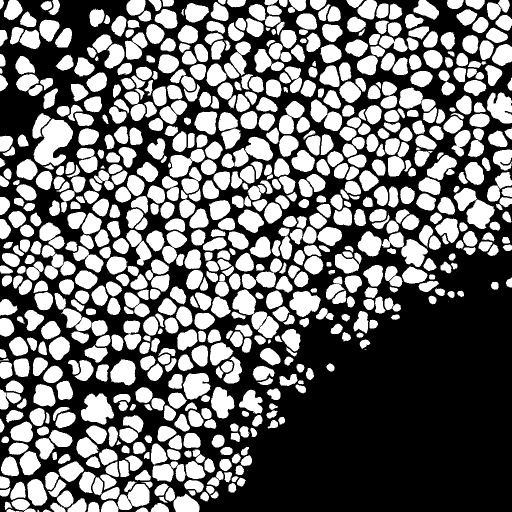
#> input picture test-samples/ccitt_mh_strip_1_ref.tif, 1024 x 1024 px, given in place of nl_01_depth.tif, which was not available (shown at 1/2 size)
$ python generate-tiff-codec-matrix.py
#> lines starting #> are read from the running program, lines starting #| are printed output that depends on the picture; after the words box and inside, x2 and y2 are one past the last pixel; in counts of white or black regions, pixels touching at a corner belong together; pictures that were not available may be replaced by others from this repository, and a replacement may not be noted
#> in main, `depth = tifffile.imread(args.depth)`: depth: shape (1024, 1024); 43.8% white; 793 white regions (14 under 20 px), largest, box (x1, y1, x2, y2) and area: (67, 237, 146, 332) 4523, (162, 787, 228, 849) 2805, (974, 185, 1024, 247) 2258
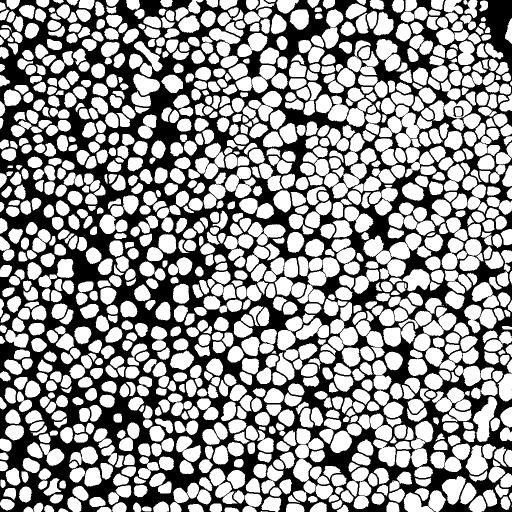
#> input picture test-samples/ccitt_mh_strip_2.tif, 1024 x 1024 px, given in place of IMG_0272.jpeg, which was not available (shown at 1/2 size)
#> in main, `rgb = np.asarray(Image.open(args.photo).convert('RGB'))`: rgb: shape (1024, 1024, 3); 58% white; 11 black regions (8 under 20 px), largest, box (x1, y1, x2, y2) and area: (0, 0, 1024, 1024) 440214, (907, 212, 927, 234) 170, (933, 0, 940, 6) 23
#| depth (1024, 1024) uint8; photo (1024, 1024, 3) uint8
#!/usr/bin/env python3
"""Generate a broad, reproducible TIFF codec/tag corpus from two real images.

Uses tifffile/imagecodecs for the core matrix, then libtiff, ImageMagick, and
FFmpeg for independently encoded and less-common TIFF organizations.
"""

from __future__ import annotations

import argparse
import hashlib
import json
import shutil
import subprocess
from datetime import datetime, timezone
from pathlib import Path
from typing import Any

import numpy as np
import tifffile
from PIL import Image


DEFAULT_DEPTH = Path('/Users/florian/Projects/cursor/test_data/benchmark/nl_01_depth.tif')
DEFAULT_PHOTO = Path('/Users/florian/Projects/cursor/test_data/images/IMG_0272.jpeg')
DEFAULT_OUTPUT = Path('/Users/florian/Projects/cursor/test_data/tiff-codec-tag-matrix')


def cli() -> argparse.Namespace:
    parser = argparse.ArgumentParser(description=__doc__)
    parser.add_argument('--depth', type=Path, default=DEFAULT_DEPTH)
    parser.add_argument('--photo', type=Path, default=DEFAULT_PHOTO)
    parser.add_argument('--output', type=Path, default=DEFAULT_OUTPUT)
    return parser.parse_args()


class Matrix:
    def __init__(self, output: Path) -> None:
        self.output = output
        self.records: list[dict[str, Any]] = []
        self.failures: list[dict[str, str]] = []

    def _record_failure(self, name: str, encoder: str, error: BaseException | str) -> None:
        message = str(error).strip()
        self.failures.append({'name': name, 'encoder': encoder, 'error': message[-2000:]})
        print(f'  SKIP {name}: {message.splitlines()[-1]}')

    def write(self, name: str, data: np.ndarray, *, encoder: str = 'tifffile', **kwargs: Any) -> Path | None:
        path = self.output / name
        try:
            tifffile.imwrite(path, data, **kwargs)
            self.records.append({'name': name, 'encoder': encoder})
            print(f'  wrote {name}')
            return path
        except Exception as error:
            path.unlink(missing_ok=True)
            self._record_failure(name, encoder, error)
            return None

    def command(self, name: str, encoder: str, command: list[str]) -> Path | None:
        path = self.output / name
        try:
            subprocess.run(command, check=True, stdout=subprocess.PIPE, stderr=subprocess.PIPE, text=True)
            if not path.exists() or path.stat().st_size == 0:
                raise RuntimeError('encoder produced no output')
            self.records.append({'name': name, 'encoder': encoder})
            print(f'  wrote {name}')
            return path
        except Exception as error:
            path.unlink(missing_ok=True)
            if isinstance(error, subprocess.CalledProcessError):
                error = error.stderr or error.stdout or error
            self._record_failure(name, encoder, error)
            return None


def orientation_tag(value: int) -> list[tuple[int, str, int, int, bool]]:
    return [(274, 'H', 1, value, False)]


def orientation_storage(data: np.ndarray, value: int) -> np.ndarray:
    """Store the inverse transform so an Orientation-aware viewer shows `data`."""
#> called with value = 3
    transforms = {
        1: lambda a: a,
        2: np.fliplr,
        3: lambda a: np.rot90(a, 2),
        4: np.flipud,
        5: lambda a: np.swapaxes(a, 0, 1),
        6: lambda a: np.rot90(a, 1),
        7: lambda a: np.flipud(np.fliplr(np.swapaxes(a, 0, 1))),
        8: lambda a: np.rot90(a, -1),
    }
    return np.ascontiguousarray(transforms[value](data))
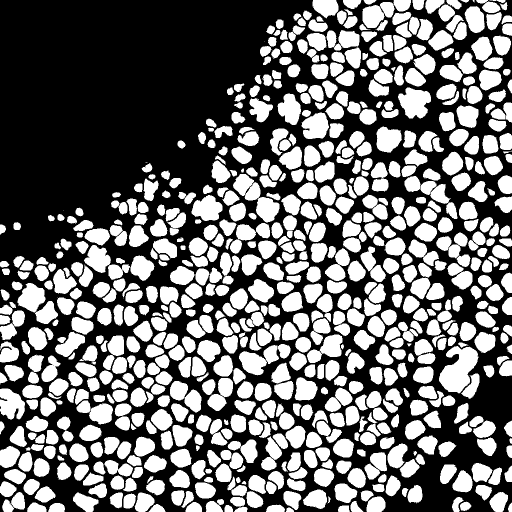
#> returned value: shape (1024, 1024) (shown at 1/2 size); 43.8% white; 793 white regions (14 under 20 px), largest, box (x1, y1, x2, y2) and area: (878, 692, 957, 787) 4523, (796, 175, 862, 237) 2805, (0, 777, 50, 839) 2258


def geotiff_tags() -> list[tuple[int, str, int, Any, bool]]:
    return [
        (33550, 'd', 3, (0.25, 0.25, 0.0), False),
        (33922, 'd', 6, (0.0, 0.0, 0.0, 500000.0, 5400000.0, 0.0), False),
        (34735, 'H', 16, (1, 1, 0, 3, 1024, 0, 1, 1, 1025, 0, 1, 1, 3072, 0, 1, 32632), False),
        (34737, 's', 8, 'WGS 84|', False),
    ]


def generate_tifffile(matrix: Matrix, depth: np.ndarray, rgb: np.ndarray) -> None:
    print('tifffile/imagecodecs variants')
    depth_common = dict(photometric='minisblack', metadata=None)
    matrix.write('depth_f32_none_one_strip.tif', depth, rowsperstrip=depth.shape[0], **depth_common)
    matrix.write('depth_f32_none_rows16.tif', depth, rowsperstrip=16, **depth_common)
    matrix.write('depth_f32_deflate_pred1_rows64.tif', depth, compression='deflate', predictor=1, rowsperstrip=64, **depth_common)
    matrix.write('depth_f32_deflate_pred3_rows12.tif', depth, compression='deflate', predictor=3, rowsperstrip=12, **depth_common)
    matrix.write('depth_f32_deflate_pred3_tile256.tif', depth, compression='deflate', predictor=3, tile=(256, 256), **depth_common)
    matrix.write('depth_f32_lzw_pred1_rows64.tif', depth, compression='lzw', predictor=1, rowsperstrip=64, **depth_common)
    matrix.write('depth_f32_lzw_pred3_rows16.tif', depth, compression='lzw', predictor=3, rowsperstrip=16, **depth_common)
    matrix.write('depth_f32_lzw_pred3_tile256.tif', depth, compression='lzw', predictor=3, tile=(256, 256), **depth_common)
    matrix.write('depth_f32_packbits_rows32.tif', depth, compression='packbits', rowsperstrip=32, **depth_common)
    matrix.write('depth_f32_zstd_pred1_rows64.tif', depth, compression='zstd', predictor=1, compressionargs={'level': 7}, rowsperstrip=64, **depth_common)
    matrix.write('depth_f32_zstd_pred3_tile256.tif', depth, compression='zstd', predictor=3, compressionargs={'level': 7}, tile=(256, 256), **depth_common)
    matrix.write('depth_f32_lzma_pred3_rows32.tif', depth, compression='lzma', predictor=3, compressionargs={'level': 6}, rowsperstrip=32, **depth_common)
    matrix.write('depth_f32_deflate_pred3_big_endian.tif', depth, compression='deflate', predictor=3, byteorder='>', rowsperstrip=32, **depth_common)
    matrix.write('depth_f32_deflate_pred3_bigtiff.tif', depth, compression='deflate', predictor=3, bigtiff=True, rowsperstrip=32, **depth_common)
    matrix.write('depth_f32_orientation_bottomright.tif', orientation_storage(depth, 3), compression='deflate', predictor=3, rowsperstrip=32, extratags=orientation_tag(3), **depth_common)
    matrix.write('depth_f32_orientation_righttop.tif', orientation_storage(depth, 6), compression='deflate', predictor=3, rowsperstrip=32, extratags=orientation_tag(6), **depth_common)
#> call 2 of orientation_storage, with value = 6
#> in orientation_storage (call 2), `return np.ascontiguousarray(transforms[value](data))`:
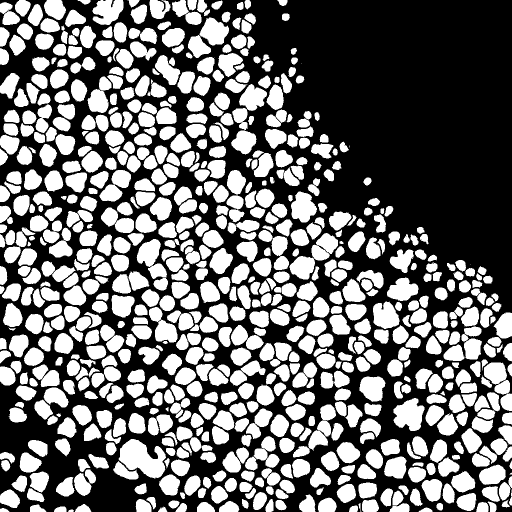
#> returned value: shape (1024, 1024) (shown at 1/2 size); 43.8% white; 793 white regions (14 under 20 px), largest, box (x1, y1, x2, y2) and area: (237, 878, 332, 957) 4523, (787, 796, 849, 862) 2805, (185, 0, 247, 50) 2258
    matrix.write('depth_f32_geotiff_tags.tif', depth, compression='deflate', predictor=3, rowsperstrip=32, extratags=geotiff_tags(), **depth_common)
    matrix.write('depth_f16_deflate_pred3.tif', depth.astype(np.float16), compression='deflate', predictor=3, rowsperstrip=32, **depth_common)
    finite = np.nan_to_num(depth, nan=0.0, posinf=0.0, neginf=0.0)
    lo, hi = np.percentile(finite, (0.1, 99.9))
#> lo = 0; hi = 255
    normalized = np.clip((finite - lo) / max(float(hi - lo), 1e-12), 0, 1)
    matrix.write('depth_u16_deflate_pred2.tif', np.round(normalized * 65535).astype(np.uint16), compression='deflate', predictor=2, rowsperstrip=32, **depth_common)
    matrix.write('depth_i16_deflate_pred2.tif', np.round((normalized - 0.5) * 65534).astype(np.int16), compression='deflate', predictor=2, rowsperstrip=32, **depth_common)
    matrix.write('depth_f64_zstd_pred3.tif', depth.astype(np.float64), compression='zstd', predictor=3, compressionargs={'level': 5}, rowsperstrip=16, **depth_common)
    matrix.write('depth_ome_f32_deflate.tif', depth, compression='deflate', predictor=3, ome=True, metadata={'axes': 'YX'})
    matrix.write('depth_multipage_f32_deflate.tif', np.stack((depth, np.flipud(depth))), compression='deflate', predictor=3, metadata={'axes': 'QYX'})

    rgb_common = dict(photometric='rgb', metadata=None)
    matrix.write('photo_rgb8_none_one_strip.tif', rgb, rowsperstrip=rgb.shape[0], **rgb_common)
    matrix.write('photo_rgb8_none_rows16.tif', rgb, rowsperstrip=16, **rgb_common)
    matrix.write('photo_rgb8_none_tile256.tif', rgb, tile=(256, 256), **rgb_common)
    matrix.write('photo_rgb8_deflate_pred1_rows64.tif', rgb, compression='deflate', predictor=1, rowsperstrip=64, **rgb_common)
    matrix.write('photo_rgb8_deflate_pred2_rows32.tif', rgb, compression='deflate', predictor=2, rowsperstrip=32, **rgb_common)
    matrix.write('photo_rgb8_deflate_pred2_tile128.tif', rgb, compression='deflate', predictor=2, tile=(128, 128), **rgb_common)
    matrix.write('photo_rgb8_lzw_pred1_rows64.tif', rgb, compression='lzw', predictor=1, rowsperstrip=64, **rgb_common)
    matrix.write('photo_rgb8_lzw_pred2_rows32.tif', rgb, compression='lzw', predictor=2, rowsperstrip=32, **rgb_common)
    matrix.write('photo_rgb8_lzw_pred2_tile256.tif', rgb, compression='lzw', predictor=2, tile=(256, 256), **rgb_common)
    matrix.write('photo_rgb8_packbits_rows32.tif', rgb, compression='packbits', rowsperstrip=32, **rgb_common)
    matrix.write('photo_rgb8_packbits_tile256.tif', rgb, compression='packbits', tile=(256, 256), **rgb_common)
    matrix.write('photo_rgb8_zstd_pred2_rows32.tif', rgb, compression='zstd', predictor=2, compressionargs={'level': 7}, rowsperstrip=32, **rgb_common)
    matrix.write('photo_rgb8_lzma_pred2_rows32.tif', rgb, compression='lzma', predictor=2, compressionargs={'level': 6}, rowsperstrip=32, **rgb_common)
    matrix.write('photo_rgb8_deflate_pred2_big_endian.tif', rgb, compression='deflate', predictor=2, byteorder='>', rowsperstrip=32, **rgb_common)
    matrix.write('photo_rgb8_lzw_pred2_bigtiff.tif', rgb, compression='lzw', predictor=2, bigtiff=True, rowsperstrip=32, **rgb_common)
    matrix.write('photo_rgb8_planar_separate_deflate.tif', np.moveaxis(rgb, -1, 0), compression='deflate', predictor=2, planarconfig='separate', photometric='rgb', metadata=None)
    matrix.write('photo_rgb8_orientation_topleft.tif', rgb, compression='deflate', predictor=2, extratags=orientation_tag(1), **rgb_common)
    matrix.write('photo_rgb8_orientation_topright.tif', orientation_storage(rgb, 2), compression='deflate', predictor=2, extratags=orientation_tag(2), **rgb_common)
#> call 3 of orientation_storage, with value = 2
#> in orientation_storage (call 3), `return np.ascontiguousarray(transforms[value](data))`:
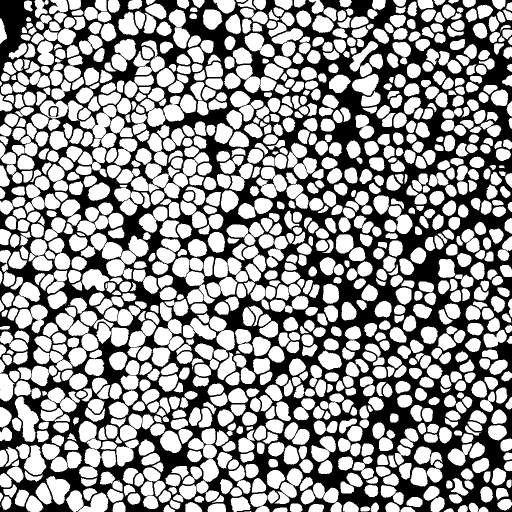
#> returned value: shape (1024, 1024, 3) (shown at 1/2 size); 58% white; 11 black regions (8 under 20 px), largest, box (x1, y1, x2, y2) and area: (0, 0, 1024, 1024) 440214, (97, 212, 117, 234) 170, (84, 0, 91, 6) 23
    matrix.write('photo_rgb8_orientation_leftbottom.tif', orientation_storage(rgb, 8), compression='deflate', predictor=2, extratags=orientation_tag(8), **rgb_common)
#> call 4 of orientation_storage, with value = 8
#> in orientation_storage (call 4), `return np.ascontiguousarray(transforms[value](data))`:
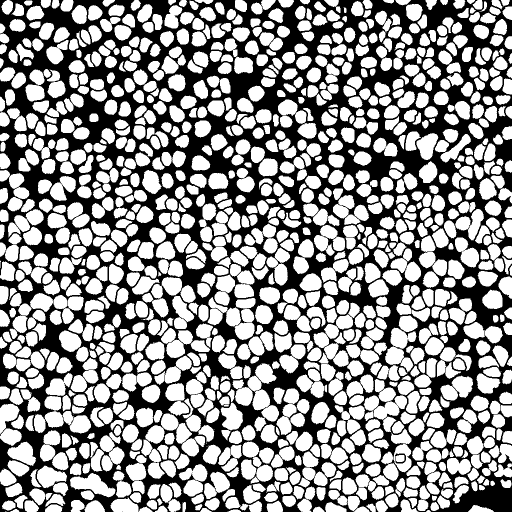
#> returned value: shape (1024, 1024, 3) (shown at 1/2 size); 58% white; 11 black regions (8 under 20 px), largest, box (x1, y1, x2, y2) and area: (0, 0, 1024, 1024) 440214, (790, 907, 812, 927) 170, (1018, 933, 1024, 940) 23
    rgba = np.concatenate((rgb, np.full((*rgb.shape[:2], 1), 160, dtype=np.uint8)), axis=2)
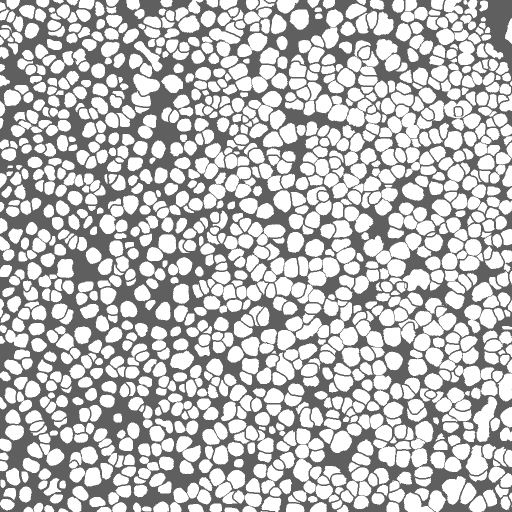
#> rgba: shape (1024, 1024, 4) (shown at 1/2 size); mean R, G, B, A 147.9, 147.9, 147.9, 160; transparent parts drawn white
    matrix.write('photo_rgba8_unassociated_alpha.tif', rgba, compression='deflate', predictor=2, photometric='rgb', extrasamples='unassalpha', metadata=None)
    matrix.write('photo_rgba8_associated_alpha.tif', rgba, compression='lzw', predictor=2, photometric='rgb', extrasamples='assocalpha', metadata=None)
    gray = np.round(rgb @ np.array([0.2126, 0.7152, 0.0722])).astype(np.uint8)
#> gray is the input picture: shape (1024, 1024); 58% white; 11 black regions (8 under 20 px), largest, box (x1, y1, x2, y2) and area: (0, 0, 1024, 1024) 440214, (907, 212, 927, 234) 170, (933, 0, 940, 6) 23
    matrix.write('photo_gray8_minisblack_lzw.tif', gray, compression='lzw', predictor=2, photometric='minisblack', metadata=None)
    matrix.write('photo_gray8_miniswhite_packbits.tif', 255 - gray, compression='packbits', photometric='miniswhite', metadata=None)
    palette_image = np.asarray(Image.fromarray(rgb).quantize(colors=256), dtype=np.uint8)
    palette = np.asarray(Image.fromarray(rgb).quantize(colors=256).getpalette(), dtype=np.uint8).reshape(-1, 3)[:256]
#> palette = [[255, 255, 255], [0, 0, 0]]
    colormap = np.zeros((3, 256), dtype=np.uint16)
    colormap[:, :len(palette)] = (palette.T.astype(np.uint16) * 257)
    matrix.write('photo_palette8_lzw.tif', palette_image, compression='lzw', photometric='palette', colormap=colormap, metadata=None)
    matrix.write('photo_rgb16_deflate_pred2.tif', rgb.astype(np.uint16) * 257, compression='deflate', predictor=2, rowsperstrip=32, **rgb_common)
    matrix.write('photo_rgb_f32_zstd_pred3.tif', rgb.astype(np.float32) / 255.0, compression='zstd', predictor=3, rowsperstrip=32, **rgb_common)
    matrix.write('photo_ome_rgb8_deflate.tif', rgb, compression='deflate', predictor=2, ome=True, metadata={'axes': 'YXS'})

    pyramid = matrix.output / 'photo_rgb8_pyramid_subifds.tif'
    try:
        resampling = getattr(Image, 'Resampling', Image).LANCZOS
        half = np.asarray(Image.fromarray(rgb).resize((rgb.shape[1] // 2, rgb.shape[0] // 2), resampling))
        quarter = np.asarray(Image.fromarray(rgb).resize((rgb.shape[1] // 4, rgb.shape[0] // 4), resampling))
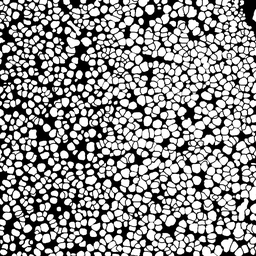
#> quarter: shape (256, 256, 3); min 0, max 255, mean 146.2
        with tifffile.TiffWriter(pyramid) as writer:
            writer.write(rgb, photometric='rgb', compression='deflate', predictor=2, tile=(256, 256), subifds=2, metadata=None)
            writer.write(half, photometric='rgb', compression='deflate', predictor=2, tile=(256, 256), subfiletype=1, metadata=None)
            writer.write(quarter, photometric='rgb', compression='deflate', predictor=2, tile=(256, 256), subfiletype=1, metadata=None)
        matrix.records.append({'name': pyramid.name, 'encoder': 'tifffile'})
        print(f'  wrote {pyramid.name}')
    except Exception as error:
        pyramid.unlink(missing_ok=True)
        matrix._record_failure(pyramid.name, 'tifffile', error)


def generate_external(matrix: Matrix, photo_source: Path) -> None:
    print('libtiff/ImageMagick/FFmpeg variants')
    base = matrix.output / 'photo_rgb8_none_rows16.tif'
    tiffcp = shutil.which('tiffcp')
    if tiffcp and base.exists():
        variants = {
            'photo_libtiff_jpeg_ycbcr_q85.tif': ['-c', 'jpeg:85'],
            'photo_libtiff_jpeg_rgb_q85.tif': ['-c', 'jpeg:r:85'],
            'photo_libtiff_zstd_pred2_tile256.tif': ['-t', '-w', '256', '-l', '256', '-c', 'zstd:2:p9'],
            'photo_libtiff_lzma_pred2_rows32.tif': ['-s', '-r', '32', '-c', 'lzma:2:p8'],
            'photo_libtiff_planar_separate_lzw.tif': ['-p', 'separate', '-c', 'lzw:2'],
            'photo_libtiff_fillorder_lsb_packbits.tif': ['-f', 'lsb2msb', '-c', 'packbits'],
            'photo_libtiff_big_endian_deflate.tif': ['-B', '-c', 'zip:2:p9'],
            'photo_libtiff_bigtiff_lzw.tif': ['-8', '-c', 'lzw:2'],
        }
        for name, options in variants.items():
            matrix.command(name, 'libtiff 4.7.1', [tiffcp, *options, str(base), str(matrix.output / name)])

    magick = shutil.which('magick')
    if magick:
        commands = {
            'photo_imagemagick_cmyk_zip.tif': ['-colorspace', 'CMYK', '-compress', 'Zip'],
            'photo_imagemagick_palette_lzw.tif': ['-colors', '256', '-type', 'Palette', '-compress', 'LZW'],
            'photo_imagemagick_bilevel_group4.tif': ['-colorspace', 'Gray', '-threshold', '50%', '-type', 'Bilevel', '-compress', 'Group4'],
            'photo_imagemagick_gray_lzma.tif': ['-colorspace', 'Gray', '-compress', 'LZMA'],
            'photo_imagemagick_rgba_zstd.tif': ['-alpha', 'set', '-channel', 'A', '-evaluate', 'set', '70%', '+channel', '-compress', 'Zstd'],
            'photo_imagemagick_ptif_pyramid.tif': ['-define', 'ptif:pyramid=true', '-compress', 'Zip'],
        }
        for name, options in commands.items():
            output = matrix.output / name
            matrix.command(name, 'ImageMagick/libtiff', [magick, str(photo_source), *options, str(output)])

    ffmpeg = shutil.which('ffmpeg')
    if ffmpeg:
        for codec in ('raw', 'packbits', 'lzw', 'deflate'):
            name = f'photo_ffmpeg_{codec}_rgb24.tif'
            matrix.command(name, 'FFmpeg TIFF', [
                ffmpeg, '-hide_banner', '-loglevel', 'error', '-y', '-i', str(photo_source),
                '-frames:v', '1', '-pix_fmt', 'rgb24', '-c:v', 'tiff', '-compression_algo', codec,
                str(matrix.output / name),
            ])


def tag_value(page: tifffile.TiffPage, name: str, default: Any = None) -> Any:
    tag = page.tags.get(name)
    value = tag.value if tag else default
    if hasattr(value, 'name'):
        return value.name
    if isinstance(value, tuple):
        return [getattr(item, 'name', item) for item in value]
    return value


def build_manifest(matrix: Matrix, depth_source: Path, photo_source: Path) -> None:
    successful: list[dict[str, Any]] = []
    for record in matrix.records:
        path = matrix.output / record['name']
        try:
            with tifffile.TiffFile(path) as tif:
                page = tif.pages[0]
                info = {
                    **record,
                    'bytes': path.stat().st_size,
                    'sha256': hashlib.sha256(path.read_bytes()).hexdigest(),
                    'byteOrder': tif.byteorder,
                    'bigtiff': tif.is_bigtiff,
                    'pages': len(tif.pages),
                    'shape': list(page.shape),
                    'dtype': str(page.dtype),
                    'compression': tag_value(page, 'Compression'),
                    'predictor': tag_value(page, 'Predictor', 1),
                    'photometric': tag_value(page, 'PhotometricInterpretation'),
                    'planarConfiguration': tag_value(page, 'PlanarConfiguration', 1),
                    'orientation': tag_value(page, 'Orientation', 1),
                    'tiled': page.is_tiled,
                    'tile': [tag_value(page, 'TileWidth'), tag_value(page, 'TileLength')] if page.is_tiled else None,
                    'rowsPerStrip': tag_value(page, 'RowsPerStrip'),
                    'samplesPerPixel': tag_value(page, 'SamplesPerPixel', 1),
                    'bitsPerSample': tag_value(page, 'BitsPerSample'),
                    'sampleFormat': tag_value(page, 'SampleFormat', 1),
                    'extraSamples': tag_value(page, 'ExtraSamples', []),
                    'subifds': len(page.pages) if page.pages is not None else 0,
                }
            successful.append(info)
        except Exception as error:
            matrix._record_failure(record['name'], record['encoder'] + ' manifest inspection', error)

    manifest = {
        'generated': datetime.now(timezone.utc).isoformat(),
        'sources': {'depth': str(depth_source.resolve()), 'photo': str(photo_source.resolve())},
        'tools': {
            'tifffile': tifffile.__version__,
            'tiffcp': shutil.which('tiffcp'),
            'magick': shutil.which('magick'),
            'ffmpeg': shutil.which('ffmpeg'),
        },
        'fileCount': len(successful),
        'totalBytes': sum(item['bytes'] for item in successful),
        'files': successful,
        'failedVariants': matrix.failures,
    }
    (matrix.output / 'manifest.json').write_text(json.dumps(manifest, indent=2) + '\n')
    readme = [
        '# TIFF codec and tag matrix', '',
        f'Generated from `{depth_source}` and `{photo_source}`.', '',
        f'{len(successful)} valid TIFF files, {manifest["totalBytes"] / 1048576:.1f} MiB total.', '',
        'Regenerate from `tiff-visualizer` with:', '',
        '```bash',
        'uv run --with tifffile --with imagecodecs --with pillow python scripts/generate-tiff-codec-matrix.py',
        '```', '',
        'See `manifest.json` for exact encoder, dimensions, dtype, compression, predictor,',
        'photometric interpretation, organization, byte order, and SHA-256 metadata.', '',
    ]
    if matrix.failures:
        readme += [f'{len(matrix.failures)} requested encoder combinations were unavailable and are recorded under `failedVariants`.', '']
    (matrix.output / 'README.md').write_text('\n'.join(readme))


def main() -> None:
    args = cli()
    args.output.mkdir(parents=True, exist_ok=True)
    depth = tifffile.imread(args.depth)
    rgb = np.asarray(Image.open(args.photo).convert('RGB'))
    print(f'depth {depth.shape} {depth.dtype}; photo {rgb.shape} {rgb.dtype}')
    matrix = Matrix(args.output)
    generate_tifffile(matrix, depth, rgb)
    generate_external(matrix, args.photo)
    build_manifest(matrix, args.depth, args.photo)
    print(f'Generated {len(matrix.records)} TIFFs in {args.output}')
    if matrix.failures:
        print(f'{len(matrix.failures)} variants failed; see manifest.json')


if __name__ == '__main__':
    main()
